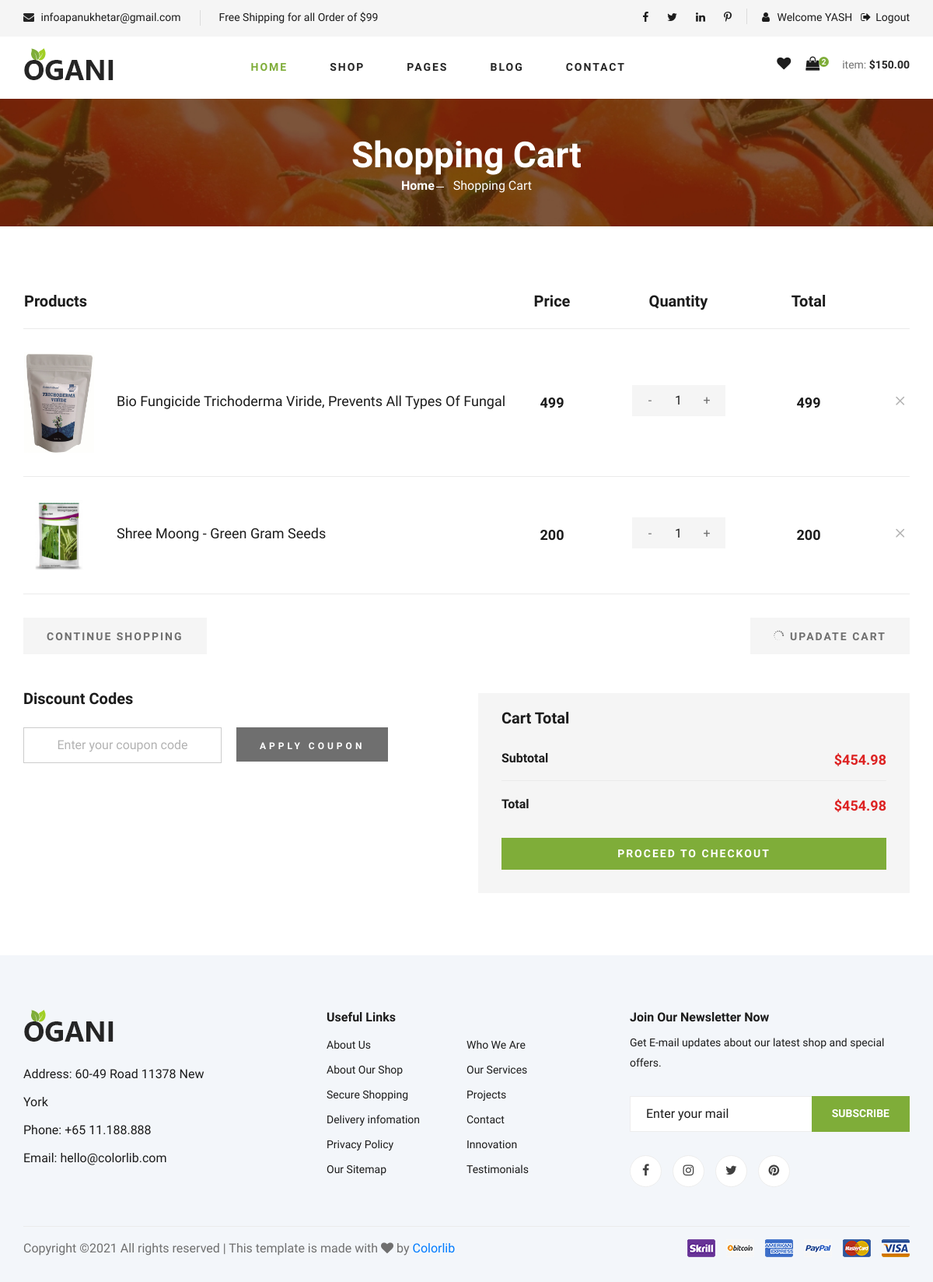
Page /mycart/ (signed in) on the earlier database version.
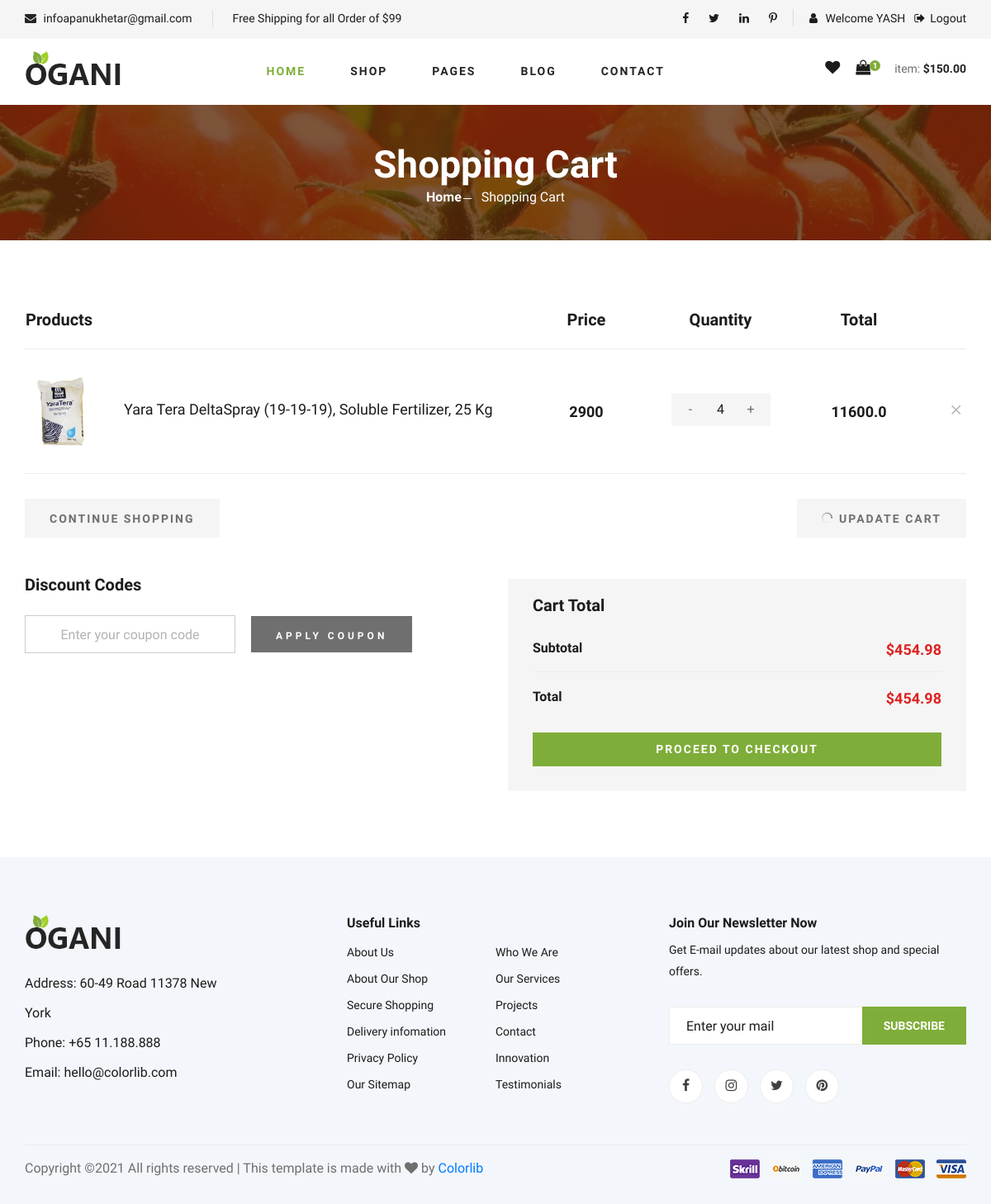
Same page on the later database version.
### ApanuKhetarApp/models.py (models this page shows, shortened)
class Cart(models.Model):
    user=models.ForeignKey(User,on_delete=models.CASCADE)
    product=models.ForeignKey(Product,on_delete=models.CASCADE)
    added_date=models.DateTimeField(default=timezone.now)
    qty=models.CharField(max_length=100,default="1")
    price=models.CharField(max_length=100,default="")
    total_price=models.CharField(max_length=100,default="")
    status=models.CharField(max_length=10,default="pending")

class Product(models.Model):
    CHOICES1 = (
        ("In Stock",'In Stock'),
        ("Out of Stock",'Out of Stock'),
    )
    Category = models.ForeignKey(Sub_Category,on_delete=models.CASCADE)
    Product_Name = models.CharField(max_length=100)
    Product_Brand_Name = models.CharField(max_length=100,blank=True)
    Product_Desc = models.TextField(max_length=500)
    Product_Price  = models.IntegerField()
    Product_Stock = models.CharField(max_length=20,choices=CHOICES1,default="In Stock")
    Product_Quantity = models.IntegerField(default=100)
    Product_image_1=models.ImageField(upload_to='Product_Images/',null=True)
    Product_image_2=models.ImageField(upload_to='Product_Images/',null=True,blank=True,default="default.jpg")
    Product_image_3=models.ImageField(upload_to='Product_Images/',null=True,blank=True)
    Product_image_4=models.ImageField(upload_to='Product_Images/',null=True,blank=True)
    Discount_Percentage = models.FloatField(null=True,blank=True)
    Discount_Amount = models.FloatField(null=True,blank=True)
    After_Discount = models.FloatField(null=True,blank=True)
    Tax_Percentage = models.FloatField(null=True,blank=True)
    Tax_Amount = models.FloatField(null=True,blank=True)
    Final_Amount = models.FloatField(null=True,blank=True)

### ApanuKhetarApp/views.py (the view)
# urls.py: path('mycart/',views.mycart,name="mycart"),
def mycart(request):
    try:
        user = User.objects.get(Email = request.session['email'])
        cart=Cart.objects.filter(user=user)
        request.session['total_cart']=len(cart)
        print(">>Showing Carts Item")
        return render(request,'shoping_cart.html',{'cart':cart})
    except Exception as e:
        print(">>",e)
        msg = "User Must Be Login for use Cart Features."
        return render(request, 'login.html',{'msg1':msg},data)

### ApanuKhetarApp/templates/shoping_cart.html (shortened to what this page needs)
{% extends 'base.html' %}
{% load static %}
{% block content %}
<!DOCTYPE html>
<html lang="zxx">
<body>
    <section class="breadcrumb-section set-bg" data-setbg="{% static 'img/breadcrumb.jpg' %}">
        <div class="container">
            <div class="row">
                <div class="col-lg-12 text-center">
                    <div class="breadcrumb__text">
                        <h2>Shopping Cart</h2>
                        <div class="breadcrumb__option">
                            <a href="./index.html">Home</a>
                            <span>Shopping Cart</span>
                        </div>
                    </div>
                </div>
            </div>
        </div>
    </section>
    <section class="shoping-cart spad">
        <div class="container">
            <div class="row">
                <div class="col-lg-12">
                    <div class="shoping__cart__table">
                        <table>
                            <thead>
                                <tr>
                                    <th class="shoping__product">Products</th>
                                    <th>Price</th>
                                    <th>Quantity</th>
                                    <th>Total</th>
                                    <th></th>
                                </tr>
                            </thead>
                            <tbody>
                                {% if cart %}
                                {% for i in cart %}
                                <tr>
                                    <td class="shoping__cart__item">
                                        <img src="{{i.product.Product_image_1.url}}"  style="width:90px;" alt="">
                                        <h5>{{i.product.Product_Name}}</h5>
                                    </td>
                                    <td class="shoping__cart__price">
                                        {{i.price}}
                                    </td>
                                    <td class="shoping__cart__quantity">
                                        <div class="quantity">
                                            <div class="pro-qty">
                                                <input type="text" value="{{i.qty}}">
                                            </div>
                                        </div>
                                    </td>
                                    <td class="shoping__cart__total">
                                        {{i.total_price}}
                                    </td>
                                    <td class="shoping__cart__item__close">
                                       <a href="{% url 'remove_from_cart' pk=i.pk %}"><span class="icon_close"></span></a>
                                    </td>
                                </tr>
                                {% endfor %}
                                {% else %}
                                <tr>
                                    <td>
                                        <p>Cart is Empty</p>.
                                    </td>
                                </tr>
                                {% endif %}
                            </tbody>
                        </table>
                    </div>
                </div>
            </div>
            <div class="row">
                <div class="col-lg-12">
                    <div class="shoping__cart__btns">
                        <a href="#" class="primary-btn cart-btn">CONTINUE SHOPPING</a>
                        <a href="#" class="primary-btn cart-btn cart-btn-right"><span class="icon_loading"></span>
                            Upadate Cart</a>
                    </div>
                </div>
                <div class="col-lg-6">
                    <div class="shoping__continue">
                        <div class="shoping__discount">
                            <h5>Discount Codes</h5>
                            <form action="#">
                                <input type="text" placeholder="Enter your coupon code">
                                <button type="submit" class="site-btn">APPLY COUPON</button>
                            </form>
                        </div>
                    </div>
                </div>
                <div class="col-lg-6">
                    <div class="shoping__checkout">
                        <h5>Cart Total</h5>
                        <ul>
                            <li>Subtotal <span>$454.98</span></li>
                            <li>Total <span>$454.98</span></li>
                        </ul>
                        <a href="#" class="primary-btn">PROCEED TO CHECKOUT</a>
                    </div>
                </div>
            </div>
        </div>
    </section>
</body>
</html>
{% endblock %}

### ApanuKhetarApp/templates/base.html (shortened to what this page needs)
{% load static %}
<!DOCTYPE html>
<html lang="zxx">
<head>
    <link rel="stylesheet" href="{% static 'css/bootstrap.min.css' %}" type="text/css">
    <link rel="stylesheet" href="{% static 'css/font-awesome.min.css' %}" type="text/css">
    <link rel="stylesheet" href="{% static 'css/elegant-icons.css' %}" type="text/css">
    <link rel="stylesheet" href="{% static 'css/nice-select.css' %}" type="text/css">
    <link rel="stylesheet" href="{% static 'css/jquery-ui.min.css' %}" type="text/css">
    <link rel="stylesheet" href="{% static 'css/owl.carousel.min.css' %}" type="text/css">
    <link rel="stylesheet" href="{% static 'css/slicknav.min.css' %}" type="text/css">
    <link rel="stylesheet" href="{% static 'css/style.css' %}" type="text/css">
</head>
<body>
        <header class="header">
            <div class="header__top">
                <div class="container">
                    <div class="row">
                        <div class="col-lg-6 col-md-6">
                            <div class="header__top__left">
                                <ul>
                                    <li><i class="fa fa-envelope"></i> infoapanukhetar@gmail.com</li>
                                    <li>Free Shipping for all Order of $99</li>
                                </ul>
                            </div>
                        </div>
                        <div class="col-lg-6 col-md-6">
                            <div class="header__top__right">
                                <div class="header__top__right__social">
                                    <a href="#"><i class="fa fa-facebook"></i></a>
                                    <a href="#"><i class="fa fa-twitter"></i></a>
                                    <a href="#"><i class="fa fa-linkedin"></i></a>
                                    <a href="#"><i class="fa fa-pinterest-p"></i></a>
                                </div>
                                {% if request.session.email %}
                                <div class="header__top__right__auth">
                                    <a href="{% url 'myaccount' %}"><i class="fa fa-user"></i> Welcome {{request.session.name}}</a>
                                </div>
                                <div class="header__top__right__auth">
                                    <a href="{% url 'logout' %}">&ensp;<i class="fa fa-sign-out"></i>Logout</i></a>
                                </div>
                                {% else %}
                                <div class="header__top__right__auth">
                                    <a href="{% url 'login' %}"><i class="fa fa-user"></i> Login</a>
                                </div>
                                {% endif %}
                            </div>
                        </div>
                    </div>
                </div>
            </div>
            <div class="container">
                <div class="row">
                    <div class="col-lg-3">
                        <div class="header__logo">
                            <a href="./index.html"><img src="{% static 'img/logo.png' %}" alt=""></a>
                        </div>
                    </div>
                    <div class="col-lg-6">
                        <nav class="header__menu">
                            <ul>
                                <li class="active"><a href="{% url 'index' %}">Home</a></li>
                                <li><a href="{% url 'shop' %}">Shop</a></li>
                                <li><a href="#">Pages</a>
                                </li>
                                <li><a href="{% url 'blog' %}">Blog</a></li>
                                <li><a href="{% url 'contact' %}">Contact</a></li>
                            </ul>
                        </nav>
                    </div>
                    <div class="col-lg-3">
                        <div class="header__cart">
                            <ul>
                                <li><a href="{% url 'mywishlist' %}"><i class="fa fa-heart"></i> {% if request.session.total_wishlist %}<span>{{request.session.total_wishlist}}</span>{% endif %}</a></li>
                                <li><a href="{% url 'mycart' %}"><i class="fa fa-shopping-bag"></i> {% if request.session.total_cart %}<span>{{request.session.total_cart}}</span>{% endif %}</a></li>
                            </ul>
                            <div class="header__cart__price">item: <span>$150.00</span></div>
                        </div>
                    </div>
                </div>
            </div>
        </header>
    {% block content %}
    {% endblock %}
    <footer class="footer spad">
        <div class="container">
            <div class="row">
                <div class="col-lg-3 col-md-6 col-sm-6">
                    <div class="footer__about">
                        <div class="footer__about__logo">
                            <a href="./index.html"><img src="{% static 'img/logo.png' %} " alt=""></a>
                        </div>
                        <ul>
                            <li>Address: 60-49 Road 11378 New York</li>
                            <li>Phone: +65 11.188.888</li>
                            <li>Email: hello@colorlib.com</li>
                        </ul>
                    </div>
                </div>
                <div class="col-lg-4 col-md-6 col-sm-6 offset-lg-1">
                    <div class="footer__widget">
                        <h6>Useful Links</h6>
                        <ul>
                            <li><a href="#">About Us</a></li>
                            <li><a href="#">About Our Shop</a></li>
                            <li><a href="#">Secure Shopping</a></li>
                            <li><a href="#">Delivery infomation</a></li>
                            <li><a href="#">Privacy Policy</a></li>
                            <li><a href="#">Our Sitemap</a></li>
                        </ul>
                        <ul>
                            <li><a href="#">Who We Are</a></li>
                            <li><a href="#">Our Services</a></li>
                            <li><a href="#">Projects</a></li>
                            <li><a href="#">Contact</a></li>
                            <li><a href="#">Innovation</a></li>
                            <li><a href="#">Testimonials</a></li>
                        </ul>
                    </div>
                </div>
                <div class="col-lg-4 col-md-12">
                    <div class="footer__widget">
                        <h6>Join Our Newsletter Now</h6>
                        <p>Get E-mail updates about our latest shop and special offers.</p>
                        <form action="#">
                            <input type="text" placeholder="Enter your mail">
                            <button type="submit" class="site-btn">Subscribe</button>
                        </form>
                        <div class="footer__widget__social">
                            <a href="#"><i class="fa fa-facebook"></i></a>
                            <a href="#"><i class="fa fa-instagram"></i></a>
                            <a href="#"><i class="fa fa-twitter"></i></a>
                            <a href="#"><i class="fa fa-pinterest"></i></a>
                        </div>
                    </div>
                </div>
            </div>
            <div class="row">
                <div class="col-lg-12">
                    <div class="footer__copyright">
                        <div class="footer__copyright__text"><p>
  Copyright &copy;<script>document.write(new Date().getFullYear());</script> All rights reserved | This template is made with <i class="fa fa-heart" aria-hidden="true"></i> by <a href="https://colorlib.com" target="_blank">Colorlib</a>
  </p></div>
                        <div class="footer__copyright__payment"><img src="{% static 'img/payment-item.png' %} " alt=""></div>
                    </div>
                </div>
            </div>
        </div>
    </footer>
</body>
</html>

Differences in the rows shown:
removed Cart: product.Product_image_1 (picture), product.Product_Name "Bio Fungicide Trichoderma Viride, Prevents All Types Of Fungal", price "499", qty "1", total_price "499"
removed Cart: product.Product_image_1 (picture), product.Product_Name "Shree Moong - Green Gram Seeds", price "200", qty "1", total_price "200"
added Cart: product.Product_image_1 (picture), product.Product_Name "Yara Tera DeltaSpray (19-19-19), Soluble Fertilizer, 25 Kg", price "2900", qty "4", total_price "11600.0"
Other differences:
{{ request.session.total_cart }}: "2" → "1"
